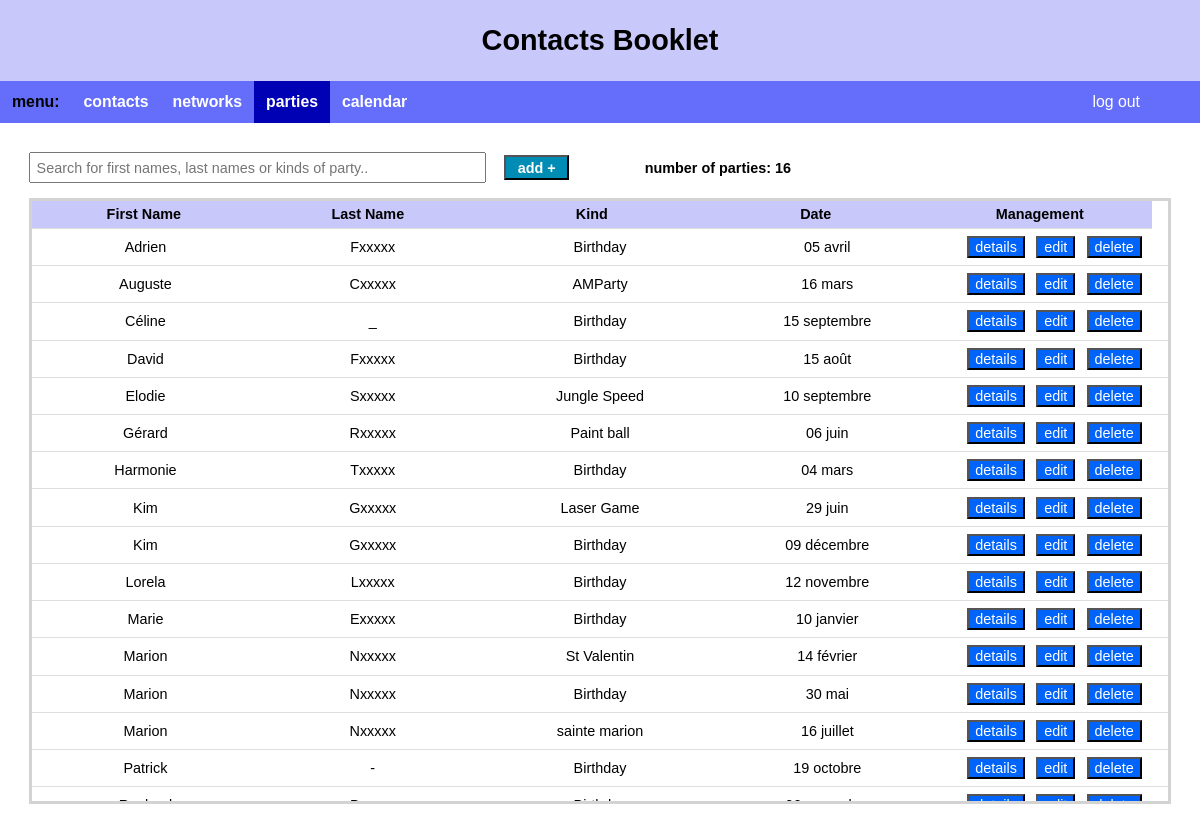
Page /parties/ (signed in) on the committed database.
### contacts_app/models.py (models this page shows, shortened)
class Party(models.Model):
    first_name = models.CharField(max_length=30)
    last_name = models.CharField(max_length=30)
    party_name = models.CharField(max_length=30, verbose_name='Kind')
    party_date = models.CharField(max_length=30, verbose_name='Date')
    fk_user = models.ForeignKey(User, on_delete=models.CASCADE)
    REQUIRED_FIELDS = ['first_name','last_name', 'party_name', 'date']

### contacts_app/views.py (the view)
# urls.py: path('parties/', contacts_app.views.parties, name="parties"),
@login_required
def parties(request):
    parties = Party.objects.filter(fk_user=request.user.id).order_by('first_name', 'last_name')
    count = parties.count()
    return render(request, 'contacts_app/parties.html', context={'parties' : parties, 'count': count})

### contacts_app/templates/contacts_app/parties.html (shortened to what this page needs)
{% extends 'base2.html' %}
{% load static %}
{% block css %}
    <link rel="stylesheet" href="{% static 'parties.css' %}"/>
{% endblock %}
{% block content %}
<div id="div_table">
    <input type="text" id="search" onkeyup="filter()" placeholder="Search for first names, last names or kinds of party.." title="Type in a name">
    <a id="add_btn" href="{% url 'addParty' %}"><button class="btn_1">add +</button></a>
    <span id="count_parties">number of parties: {{ count }}</span>
    <div id="scroll">
    <table class="table-striped table-bordered" style="width:100%">
        <thead>
            <tr>
                <th>First Name</th>
                <th>Last Name</th>
                <th>Kind</th>
                <th>Date</th>
                <th class="t_button">Management</th>
            </tr>
        </thead>
        <tbody id="table">
        {% for line in parties %}
        <tr>
            <td>{{ line.first_name }}</td>
            <td>{{ line.last_name }}</td>
            <td>{{ line.party_name}}</td>
            <td>{{ line.party_date}}</td>
            <td class="t_button">
                <a href="{% url 'partyDetails' line.id %}"><button class="btn_2">details</button></a>
                <a href="{% url 'editParty' line.id %}"><button class="btn_2">edit</button></a>
                <a href="{% url 'deleteParty' line.id %}"><button class="btn_2">delete</button></a>
            </td>
        </tr>
        {% endfor %}
        </tbody>
    </table>
    </div>
</div>
{% endblock content %}

### contacts_app/templates/base2.html (shortened to what this page needs)
{% load static %}
<!DOCTYPE html>
<html lang="en">
<head>
    <link rel="stylesheet" href="{% static 'style2.css'%}">
    {% block css %}
    {% endblock %}
</head>
<body class = "notranslate">
    <h1 id="h1_base">Contacts Booklet</h1>
    <div class="navigation">
        <span id="span_menu">menu:</span>
        <a id='contacts' class='a_menu' href="{% url 'contacts' %}">contacts</a>
        <a id='networks' class='a_menu' href="{% url 'networks' %}">networks</a>
        <a id='parties' class='a_menu' href="{% url 'parties' %}">parties</a>
        <a id='calendar' class='a_menu' href="">calendar</a>
        <a id='log' class='a_menu' href="{% url 'logout' %}">log out</a>
    </div>
    {% block content %}{% endblock content %}
</body>
</html>

### contacts_app/static/style2.css (style rules this page uses)
body { margin: 0px; }
#h1_base { margin: 0px; background-color: rgb(200, 200, 250); padding: 2%; text-align: center; font-family: Sans-serif; }
.navigation { width: 100%; background-color:rgb(100, 110, 250); overflow: hidden; float: left; margin-bottom: 2em; }
#span_menu { float: left; text-align: center; padding: 1%; font-weight: bold; font-size: 1.1em; }
.a_menu:not(#log) { float: left; outline: none; padding: 1%; text-decoration: none; color:white; font-weight: bold; font-size: 1.1em; }
#log { float: right; outline: none; padding: 1%; margin-right: 4%; text-decoration: none; color:white; font-size: 1.1em; }

### contacts_app/static/parties.css (style rules this page uses)
#parties { background-color: rgb(0, 0, 180)!important; }
table { width: 100%; border: solid lightgray; }
th, td { padding: 0.5%; text-align: center; width: 20%; }
th { background-color: rgb(200, 200, 250); }
.btn_2 { font-size: 1em; margin-right:0.25em; margin-left:0.25em; color:white; background-color:rgb(0, 100, 250); margin-bottom: 0.1em; margin-top: 0.1em; }
#search { box-sizing: border-box; width: 40%; font-size: 1em; padding: 0.4em; margin-bottom: 1em; }
.btn_1 { font-size: 1em; margin-right: 1em; margin-left: 1em; padding-left: 0.8em; padding-right: 0.8em; padding-bottom: 0.2em; padding-top: 0.2em; color:white; font-weight: bold; background-color:rgb(0, 140, 180); }
#div_table { padding: 2em; }
#count_parties { padding-left: 5%; font-weight: bold; }
#scroll { height: 60vh; }
table { display: flex; flex-flow: column; height: 100%; width: 100%; }
table thead { flex: 0 0 auto; width: calc(100% - 0.9em); }
table tbody { flex: 1 1 auto; display: block; overflow-y: scroll; }
table tbody tr { width: 100%; }
table thead, table tbody tr { display: table; table-layout: fixed; }
th { margin-bottom: 0%; }
body { font-family: sans-serif; font-size: 0.9em; }
table { border-collapse: collapse; }
thead,tbody { display: block; }
th, td { border-bottom: 0.02em solid #ddd; }
thead { border-right: 0.5em solid white; }

### rows in the picture
Party: first_name "Adrien", last_name "Fxxxxx", party_name "Birthday", party_date "05 avril"
Party: first_name "Auguste", last_name "Cxxxxx", party_name "AMParty", party_date "16 mars"
Party: first_name "Céline", last_name "_", party_name "Birthday", party_date "15 septembre"
Party: first_name "David", last_name "Fxxxxx", party_name "Birthday", party_date "15 août"
Party: first_name "Elodie", last_name "Sxxxxx", party_name "Jungle Speed", party_date "10 septembre"
Party: first_name "Gérard", last_name "Rxxxxx", party_name "Paint ball", party_date "06 juin"
Party: first_name "Harmonie", last_name "Txxxxx", party_name "Birthday", party_date "04 mars"
Party: first_name "Kim", last_name "Gxxxxx", party_name "Laser Game", party_date "29 juin"
Party: first_name "Kim", last_name "Gxxxxx", party_name "Birthday", party_date "09 décembre"
Party: first_name "Lorela", last_name "Lxxxxx", party_name "Birthday", party_date "12 novembre"
Party: first_name "Marie", last_name "Exxxxx", party_name "Birthday", party_date "10 janvier"
Party: first_name "Marion", last_name "Nxxxxx", party_name "St Valentin", party_date "14 février"
Party: first_name "Marion", last_name "Nxxxxx", party_name "Birthday", party_date "30 mai"
Party: first_name "Marion", last_name "Nxxxxx", party_name "sainte marion", party_date "16 juillet"
Party: first_name "Patrick", last_name "-", party_name "Birthday", party_date "19 octobre"

### other values in the picture
{{ count }} "16"
